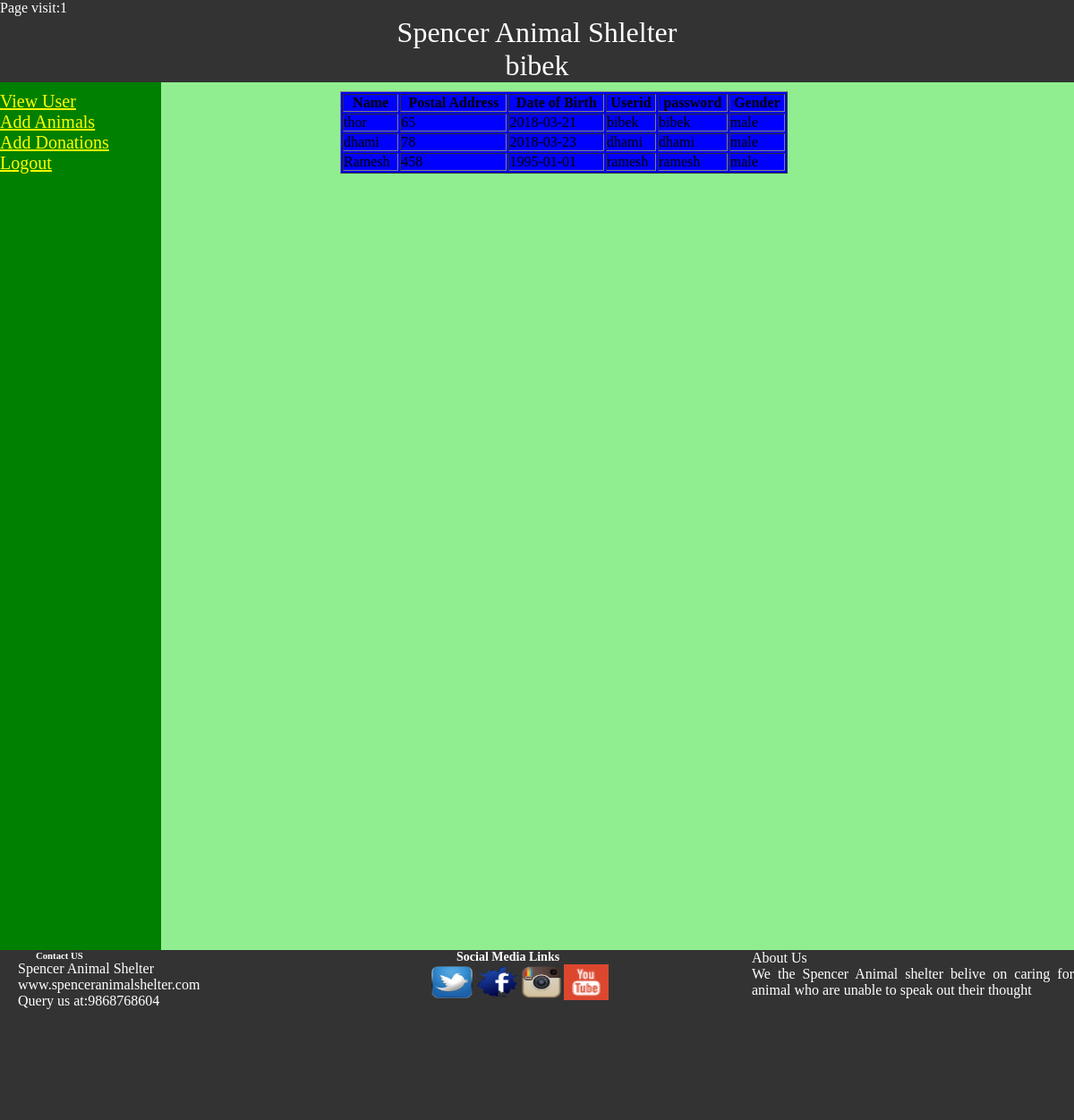
Page /client.php (signed in) on the committed database.
### tables this page shows
CREATE TABLE `tbl_users` (
  `id` int(11) NOT NULL,
  `name` varchar(20) NOT NULL,
  `address` varchar(50) NOT NULL,
  `postal` varchar(15) NOT NULL,
  `dob` date NOT NULL,
  `email` varchar(30) NOT NULL,
  `userid` varchar(8) NOT NULL,
  `password` varchar(10) NOT NULL,
  `gender` varchar(10) NOT NULL,
  `usertype` varchar(9) NOT NULL,
  `logindate` date NOT NULL
);

### client.php (the view, shortened to what this page needs)
<!DOCTYPE html>
<html>
<head>
       <link rel="stylesheet" type="text/css" href="style.css">
</head>
<body>
       <div id="nav">
        <div id="visit">
    <?php
    include 'db.php';
    $qry_count="insert into tbl_counter value(1,1)";
    if($conn->query($qry_count)==false){
      $qry_count="select visit from tbl_counter where id='1'";
      $data= $conn->query($qry_count);
       $result = $data ->fetch_assoc();
         $visit= $result['visit'];
          $_SESSION['views']= $visit+1;
           $net=$_SESSION['views'];
    $qry_add="update tbl_counter set visit='$net' where id='1'";
      if($conn->query($qry_add)==true){
        echo "page vist:&nbsp" .$net
        ;
      }
  }
      else{
        echo "Page visit:1";
    }
    ?>
       </div>
       <p>Spencer Animal Shlelter</p>
       <p id="name"><?php
    $id=$_SESSION['id'];
    $sel="SELECT * FROM tbl_users WHERE id = '$id'";
    $res = $conn->query($sel);
    while($data=$res->fetch_array())
      {
        echo $data['name'];
      }
      ?></p>
  </div>
<div id="mainbody">
       <div id="left">
              <a href="client.php">View User</a><br>
              <a href="animal.php">Add Animals</a><br>
              <a href="don.php">Add Donations</a><br>
              <a href="logout.php">Logout</a>
       </div>
       <div id="bibek">
              <?php
              include 'db.php';
              $qry_user = "select * from tbl_users where not usertype='admin'";
              $data = $conn->query($qry_user);
              echo "<table border='1' width='500' id='user'><tr><th>Name</th><th>Postal Address</th><th>Date of Birth</th><th>Userid</th><th>password</th><th>Gender</th></tr>";
            while($result = $data->fetch_assoc()){
              echo "<tr><td>".$result['name']."</td>
              <td>".$result['postal']."</td>
              <td>".$result['dob']."</td>
              <td>".$result['userid']."</td>
              <td>".$result['password']."</td>
              <td>".$result['gender']."</td>
                   </tr>";
            }
            echo "</table>";
              ?>
       </div>
       </div>
      <footer>
    <div id ='fot'>
     <div id='con'>
      <h6>Contact US</h6>
      <p>Spencer Animal Shelter<P>
        <p>www.spenceranimalshelter.com</p>
        <p>Query us at:9868768604</p>
     </div>
     <div id='us'>
      <P>About Us<p>
       We the Spencer Animal shelter belive on caring for animal who are unable to speak out their thought</p>
     </div>
    <div id = "icon">
    <h6>Social Media Links</h6>
    <li><a href="www.twitter.com"><img src="icon/twt.png"></a></li>
    <li><a href="www.facebook.com"><img src="icon/facebook.png"></a></li>
    <li><a href="www.instagram.com"><img src="icon/insta.png"></a></li>
    <li><a href="www.youtube.com"><img src="icon/youtube.png"></a></li>
          </div>
        </div>
  </footer>
</body>
</html>

### style.css (style rules this page uses)
* { margin: 0; padding: 0; }
body { width:auto; height: auto; }
#visit { color:white; }
#mainbody { width:100%; height:960px; background-color: steelblue; }
#nav { width:100%; background-color: #333333; overflow:hidden; }
#nav p { color:white; padding-left: -10px; font-size: xx-large; text-align: center; }
a { color: yellow; font-size: 20px; }
#bibek { width:85%; height:960px; background-color: lightgreen; float:right; padding-top: 10px; }
#left { width: 15%; height: 960px; background-color: green; padding-top:10px; float: left; }
#left a { list-style-type: none; }
footer { width:100%; height:200px; background-color: #333333; text-align: justify; color:white; }
#icon { width: 30%; float: right; padding-left: 80px; }
#icon li { list-style-type: none; overflow: hidden; float: left; }
#icon h6 { font-size: 14px; margin-left: 30px; font-family: italic; }
#icon li a img { width:50px; height:40px; list-style-type: none; text-decoration: none; }
#con { width: 30%; float: left; }
#con h6 { margin-left: 40px }
#con p { margin-left: 20px }
#us { width: 30%; float: right; }

### client.php (style rules this page uses)
#user { background-color: blue; margin-left: 200px; }

### rows in the picture
tbl_users: name "bibek"
tbl_users: name "thor", postal "65", dob "2018-03-21", userid "bibek", password "bibek", gender "male"
tbl_users: name "dhami", postal "78", dob "2018-03-23", userid "dhami", password "dhami", gender "male"
tbl_users: name "Ramesh", postal "458", dob "1995-01-01", userid "ramesh", password "ramesh", gender "male"
